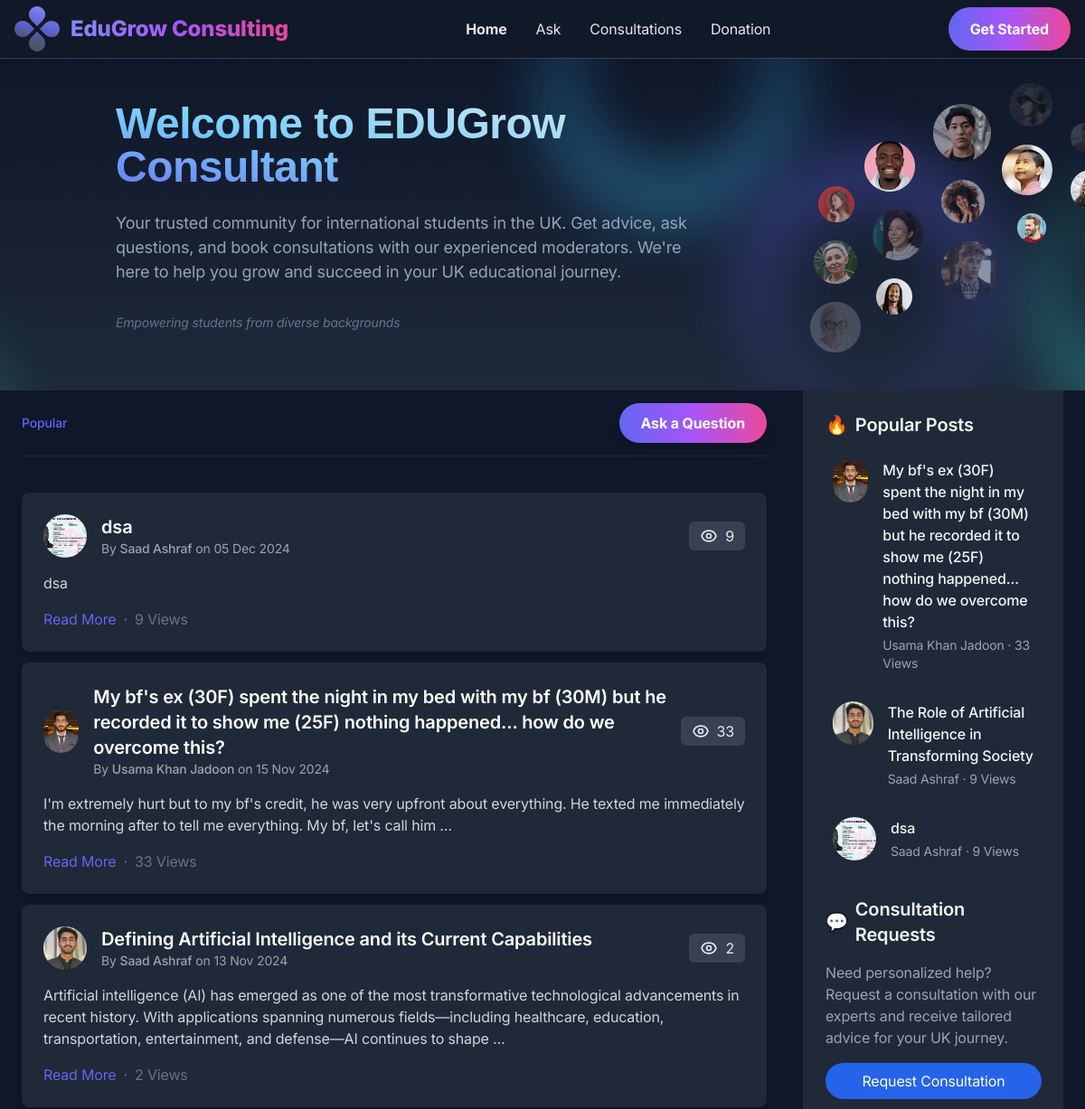
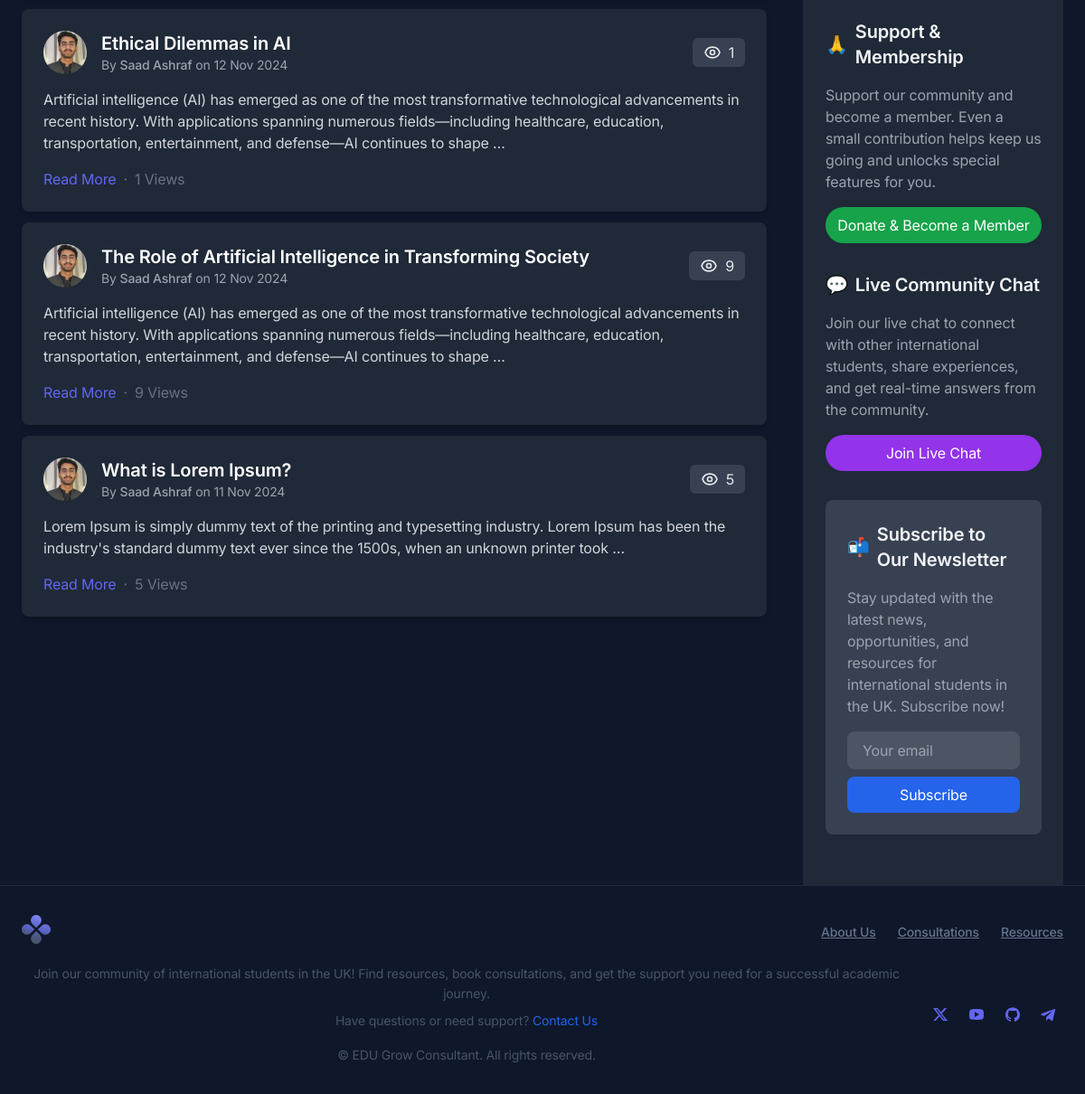
The page / on the database its author committed (2 pictures, top to bottom).
### app/models.py (models this page shows, shortened)
class Question(models.Model):
    title = models.CharField(max_length=200)
    message = models.TextField()
    user = models.ForeignKey(User, on_delete=models.CASCADE, related_name='questions')  # User who asked the question
    moderator = models.ForeignKey(
        User,
        on_delete=models.SET_NULL,
        null=True,
        blank=True,
        related_name='answered_questions'
    )  # Moderator who answered
    answer = models.TextField(blank=True, null=True)  # Moderator's answer
    view_count = models.PositiveIntegerField(default=0)  # Number of views
    created_at = models.DateTimeField(auto_now_add=True)
    updated_at = models.DateTimeField(auto_now=True)
    def get_absolute_url(self):
        return reverse('detail', args=[str(self.id)])

class User(AbstractUser):
    username = None
    email = models.EmailField(unique=True)
    age = models.PositiveIntegerField(null=True, blank=True)
    phone_number = models.CharField(max_length=15, null=True, blank=True)
    country_of_origin = models.CharField(max_length=50, null=True, blank=True)
    university = models.CharField(max_length=100, null=True, blank=True)
    course = models.CharField(max_length=100, null=True, blank=True)
    government_id = models.FileField(upload_to='government_ids/', null=True, blank=True)
    profile_image = models.ImageField(
        upload_to='profile_images/',
        null=True,
        blank=True,
        default='default_profile.png'
    )
    VERIFICATION_STATUS_CHOICES = [
        ('Not Verified', 'Not Verified'),
        ('Verified', 'Verified'),
        ('Refused', 'Refused'),
    ]
    verification_status = models.CharField(
        max_length=15,
        choices=VERIFICATION_STATUS_CHOICES,
        default='Not Verified'
    )
    USERNAME_FIELD = 'email'
    REQUIRED_FIELDS = ['first_name', 'last_name']
    objects = CustomUserManager()

### app/views.py (the view)
# urls.py: path('', index, name='index'),
def index(request):
    questions = Question.objects.annotate(
        upvote_count=Count('vote', filter=Q(vote__vote_type='up')),
        downvote_count=Count('vote', filter=Q(vote__vote_type='down'))
    ).order_by('-created_at')
    page_number = request.GET.get('page', 1)
    paginator = Paginator(questions, 10)  # Show 10 questions per page
    page_obj = paginator.get_page(page_number)
    user_votes = {}
    if request.user.is_authenticated:
        user_votes = {vote.question_id: vote.vote_type for vote in Vote.objects.filter(user=request.user)}
    if request.headers.get('x-requested-with') == 'XMLHttpRequest':
        questions_html = render_to_string('components/questions_list.html', {'questions': page_obj}, request)
        return JsonResponse({
            'questions_html': questions_html,
            'has_next': page_obj.has_next(),  # Indicates if there are more pages to load
        })
    context = {
        'questions': page_obj,
        'user_votes': user_votes,
        'show_more': paginator.count > 10  # Show "Show More" if there are more than 10 questions
    }
    return render(request, 'index.html', context)

### app/context_processors.py (called while the page is built)
def sidebar_data(request):
    new_discussions = Question.objects.order_by('-created_at')[:3]
    popular_posts = Question.objects.order_by('-view_count')[:3]
    return {
        'new_discussions': new_discussions,
        'popular_posts': popular_posts,
    }

### app/templates/index.html (shortened to what this page needs)
{% extends 'components/base.html' %}
{% load static %}
{% load add_bootstrap_class %}
{% block content %}
    <main class="cxgft">
        <section class="c4xpn ccmpi">
            <div class="container mx-auto px-4">
                <div class="c1or4 cx5as cgyqu ct8g2 c9epx cun4m cfj2j" aria-hidden="true"></div>
                <div class="c1or4 cbm4u cv89m c9epx cfj2j" aria-hidden="true">
                    <img src="{% static 'svgexport-1.svg' %}" class="cj6mp" width="1905" height="622" alt="Hero Illustration">
                </div>
                <div class="c0xm3 cwd8x cbv9p cffqt">
                    <div class="cb1zj cvf0z cxeoc cowi1">
                        <div class="cqsqo cysk4 cjz4t ca2yl ccmpi cq6a3 clzjs cbv9p c84kl">
                            <div class="cmyaq">
                                <div class="cbbfb">
                                    <h1 class="cv8nv crm28 cdp3t cm97t c7ur1 cv5ei cjniy clrry chc94">Welcome to EDUGrow Consultant</h1>
                                    <p class="cpb42 c5jcw ciylz">
                                        Your trusted community for international students in the UK. Get advice, ask questions, and book consultations with our experienced moderators. We're here to help you grow and succeed in your UK educational journey.
                                    </p>
                                </div>
                                <div class="cxnsa cyv0x ca2yl cb2wz ctxr2">
                                    <div class="cb3mh chkqi">
                                        <div class="c132b cc30m ctkuh c8dwh">Empowering students from diverse backgrounds</div>
                                    </div>
                                </div>
                                <div class="cd34m c5x0v cergj cqsqo c48pc c21i1 cg2hf c42cl cbv9p cyf2o">
                                    <img src="{% static 'hero-image.png' %}" class="cqsqo cbv9p" width="332" height="298" alt="Hero Illustration">
                                </div>
                            </div>
                        </div>
                    </div>
                </div>
            </div>
        </section>
        <section>
            <div class="c0xm3 cwd8x cbv9p cffqt">
                <div class="c39hn crdo7 cj9x5 ctxr2">
                    <div class="crett cf8g7 cqmr5 cqn89">
                        <div class="cadhr cn0gg">
                            <div class="cvkh0 ci034 cntrh clrry">
                                <div class="cphtx cysk4 cyv0x ca2yl ctxr2">
                                    <div class="ca9xt cb3mh ci2rb chkqi">
                                        <a href="{% url 'ask' %}" class="w-full bg-gradient-to-r from-indigo-500 via-purple-500 to-pink-500 text-white font-bold py-3 px-6 rounded-full shadow-lg transform transition duration-300 hover:scale-105 hover:shadow-xl">Ask a Question</a>
                                    </div>
                                    <ul class="cwqbk ci5c0 cb2wz ctkuh ct3ph cvktr cxgft">
                                        <li class="czfkt ckxav">
                                            <a class="cwvxj cix92 cas64 cv0f2 ccmpi" href="#0">
                                                Popular
                                            </a>
                                        </li>
                                    </ul>
                                </div>
                            </div>
                            <div id="questions-list" class="cjmlf">
                                {% include 'components/questions_list.html' with questions=questions %}
                            </div>
                        </div>
                    </div>
                    {% include 'components/side_bar.html' %}
                </div>
            </div>
        </section>
    </main>
{% endblock %}

### app/templates/components/questions_list.html (shortened to what this page needs)
{% load static %}
<div class="c7z86 clzjs ciylz c84kl">
    {% for question in questions %}
        <div class="bg-gray-800 p-6 rounded-lg shadow-md hover:shadow-lg transition-shadow duration-300">
            <div class="flex items-center justify-between mb-4">
                <div class="flex items-center">
                    <img src="{% if question.user.profile_image %}{{ question.user.profile_image.url }}{% else %}{% static 'images/default_avatar.jpg' %}{% endif %}"
                         alt="{{ question.user.get_full_name }}"
                         class="w-12 h-12 rounded-full object-cover mr-4">
                    <div>
                        <a href="{% url 'detail' question.id %}"
                           class="text-xl font-semibold hover:underline text-white">
                            {{ question.title }}
                        </a>
                        <p class="text-gray-400 text-sm">
                            By <span class="font-medium">{{ question.user.get_full_name }}</span>
                            on {{ question.created_at|date:"d M Y" }}
                        </p>
                    </div>
                </div>
                <div class="flex items-center bg-gray-700 text-gray-200 px-3 py-1 rounded-md">
                    <span>{{ question.view_count }}</span>
                </div>
            </div>
            <p class="text-gray-300 mb-4">
                {{ question.message|truncatewords:30 }}
            </p>
            <div class="flex items-center justify-between">
                <div class="flex items-center gap-2">
                    <a href="{% url 'detail' question.id %}"
                       class="text-blue-500 hover:underline"
                       style="color: rgb(99 102 241 / var(--tw-bg-opacity));">Read More</a>
                    <span class="text-gray-500">·</span>
                    <span class="text-gray-500">{{ question.view_count }} Views</span>
                </div>
            </div>
        </div>
    {% empty %}
        <p class="text-gray-500">No discussions available at the moment.</p>
    {% endfor %}
</div>

### app/templates/components/side_bar.html (shortened to what this page needs)
{% load static %}
<aside class="w-full lg:w-1/4 bg-gray-800 text-gray-100 p-6 border-t lg:border-t-0 lg:border-l border-gray-700">
    <div class="mb-8">
        <h3 class="text-xl font-semibold mb-4 flex items-center">
            🔥 <span class="ml-2">Popular Posts</span>
        </h3>
        <ul>
            {% for question in popular_posts %}
            <li class="mb-4">
                <a href="{{ question.get_absolute_url }}" class="flex items-start hover:bg-gray-700 p-2 rounded-lg transition duration-200">
                    <img src="{% if question.user.profile_image %}{{ question.user.profile_image.url }}{% else %}{% static 'images/default_avatar.jpg' %}{% endif %}" alt="{{ question.user.username }}" class="w-12 h-12 rounded-full mr-4 object-cover">
                    <div>
                        <p class="text-gray-100 font-medium">{{ question.title }}</p>
                        <div class="text-sm text-gray-400 mt-1">
                            <span>{{ question.user.get_full_name }}</span> · <span>{{ question.view_count }} Views</span>
                        </div>
                    </div>
                </a>
            </li>
            {% empty %}
            <li class="text-gray-500">No popular posts available.</li>
            {% endfor %}
        </ul>
    </div>
    <div class="mb-8">
        <h3 class="text-xl font-semibold mb-4 flex items-center">
            💬 <span class="ml-2">Consultation Requests</span>
        </h3>
        <p class="text-gray-400 mb-4">Need personalized help? Request a consultation with our experts and receive tailored advice for your UK journey.</p>
        <a href="{% url 'book_consultation' %}" class="block text-center bg-blue-600 text-white py-2 rounded-full hover:bg-blue-700 transition duration-200">Request Consultation</a>
    </div>
    <div class="mb-8">
        <h3 class="text-xl font-semibold mb-4 flex items-center">
            🙏 <span class="ml-2">Support & Membership</span>
        </h3>
        <p class="text-gray-400 mb-4">Support our community and become a member. Even a small contribution helps keep us going and unlocks special features for you.</p>
        <a href="{% url 'donate' %}" class="block text-center bg-green-600 text-white py-2 rounded-full hover:bg-green-700 transition duration-200">Donate & Become a Member</a>
    </div>
    <div  class="mb-8">
        <h3 class="text-xl font-semibold mb-4 flex items-center">
            💬 <span class="ml-2">Live Community Chat</span>
        </h3>
        <p class="text-gray-400 mb-4">Join our live chat to connect with other international students, share experiences, and get real-time answers from the community.</p>
        <a id="live-chat-section" class="block text-center bg-purple-600 text-white py-2 rounded-full hover:bg-purple-700 transition duration-200">Join Live Chat</a>
    </div>
    <div class="bg-gray-700 p-6 rounded-lg mb-8">
        <h3 class="text-xl font-semibold mb-4 flex items-center">
            📬 <span class="ml-2">Subscribe to Our Newsletter</span>
        </h3>
        <p class="text-gray-400 mb-4">Stay updated with the latest news, opportunities, and resources for international students in the UK. Subscribe now!</p>
        <form method="post" action="{% url 'index' %}" class="flex flex-col">
            <input type="email" name="email" placeholder="Your email" class="mb-2 px-4 py-2 border border-gray-600 bg-gray-600 text-gray-100 rounded-lg focus:outline-none focus:border-blue-500" required>
            <button type="submit" class="bg-blue-600 text-white py-2 rounded-lg hover:bg-blue-700 transition duration-200">Subscribe</button>
        </form>
    </div>
</aside>

### rows shown on the page
Question: user.profile_image (picture), title "dsa", user.get_full_name "Saad Ashraf", created_at "05 Dec 2024", view_count "9", message "dsa"
Question: user.profile_image (picture), title "My bf's ex (30F) spent the night in my bed with my bf (30M) but he recorded it to show me (25F) nothing happened... how do we overcome this?", user.get_full_name "Usama Khan Jadoon", created_at "15 Nov 2024", view_count "33", message "I'm extremely hurt but to my bf's credit, he was very upfront about everything. He texted me immediately the morning after to tell me everything. My bf, let's call him …"
Question: user.profile_image (picture), title "Defining Artificial Intelligence and its Current Capabilities", user.get_full_name "Saad Ashraf", created_at "13 Nov 2024", view_count "2", message "Artificial intelligence (AI) has emerged as one of the most transformative technological advancements in recent history. With applications spanning numerous fields—including healthcare, education, transportation, entertainment, and defense—AI continues to shape …"
Question: user.profile_image (picture), title "Ethical Dilemmas in AI", user.get_full_name "Saad Ashraf", created_at "12 Nov 2024", view_count "1", message "Artificial intelligence (AI) has emerged as one of the most transformative technological advancements in recent history. With applications spanning numerous fields—including healthcare, education, transportation, entertainment, and defense—AI continues to shape …"
Question: user.profile_image (picture), title "The Role of Artificial Intelligence in Transforming Society", user.get_full_name "Saad Ashraf", created_at "12 Nov 2024", view_count "9", message "Artificial intelligence (AI) has emerged as one of the most transformative technological advancements in recent history. With applications spanning numerous fields—including healthcare, education, transportation, entertainment, and defense—AI continues to shape …"
Question: user.profile_image (picture), title "What is Lorem Ipsum?", user.get_full_name "Saad Ashraf", created_at "11 Nov 2024", view_count "5", message "Lorem Ipsum is simply dummy text of the printing and typesetting industry. Lorem Ipsum has been the industry's standard dummy text ever since the 1500s, when an unknown printer took …"
